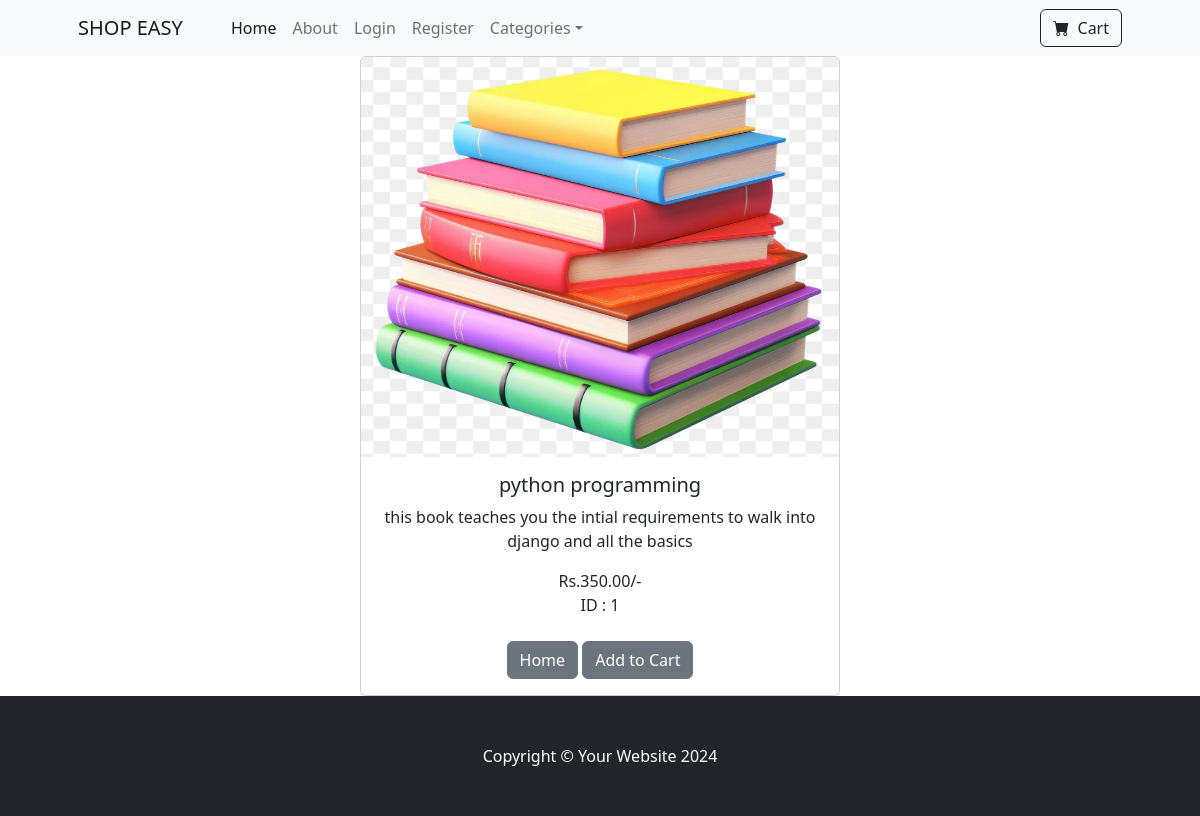
Page /product/1 on the committed database.
### store/models.py (models this page shows, shortened)
class Product(models.Model):
    name = models.CharField(max_length=100)
    price = models.DecimalField(default=0,decimal_places=2,max_digits=6)
    Category = models.ForeignKey(Category,on_delete = models.CASCADE,default = 1)
    description = models.CharField(max_length=250,blank=True,null=True)
    image = models.ImageField(upload_to='uploads/product/')
    is_sale = models.BooleanField(default=False)
    sale_price = models.DecimalField(default=0,decimal_places=2,max_digits=6)

### store/views.py (the view)
# urls.py: path('product/<int:pk>', views.product, name='product'),
def product(request,pk):
    product = Product.objects.get(id=pk)
    return render(request,'product.html',{'product' : product})

### store/templates/product.html
{% extends 'base.html' %}
{% block content %}
<div class = 'container'>
    <center>
    <div class="card" style="width: 30rem;">
            <img class="card-img-top" src="{{product.image.url}}" alt="Card image cap" width="200px" height="400px">
        <div class="card-body">
            <h5 class="card-title">{{product.name}}</h5>
            <p class="card-text">{{product.description}}</p>
            {% if product.is_sale == True %}
                <b style = "color: red;">SALE IS ON!!</b><br>
                <strike>Rs.{{product.price}}/- </strike>&nbsp; Rs.{{product.sale_price}}/-<br>
                <br>
            {% else %}
                Rs.{{product.price}}/-<br>
            {% endif %}
            ID : {{ product.id }}
            <br><br>
            <a href = "{% url 'home' %}" class = "btn btn-secondary">Home</a>
            <a href = "{% url 'add_cart' product.id %}" class = "btn btn-secondary">Add to Cart</a>
        </div>
      </div>
      </center>
</div>
{% endblock %}

### rows in the picture
Product: image (picture), name "python programming", description "this book teaches you the intial requirements to walk into django and all the basics", price "350.00", id "1"
